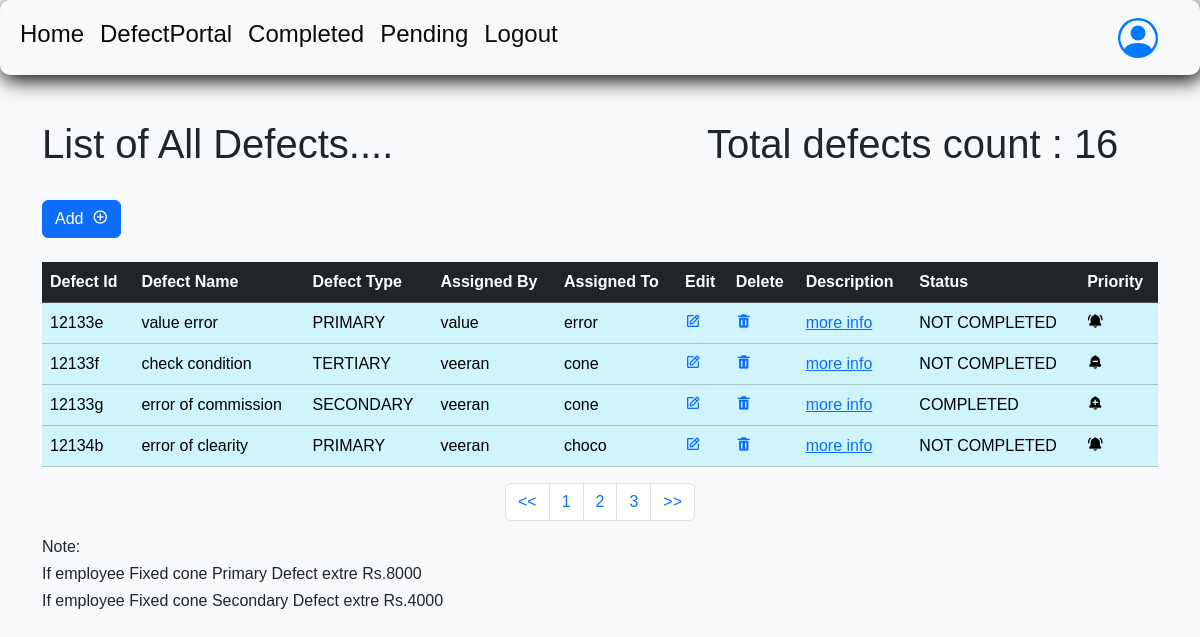
The page /defects/?pg=2 (signed in) on the database its author committed.
### DefectsPortal/models.py (models this page shows, shortened)
class Defect(models.Model):
    defect_id = models.CharField(max_length=100)
    defect_name = models.CharField(max_length=100)
    defect_type = models.CharField(max_length=100, choices=DEFECTS_TYPES, default='PRIMARY')
    assigned_by = models.CharField(max_length=100)
    assigned_to = models.CharField(max_length=100)
    description = models.TextField()
    defect_status = models.CharField(max_length=100, choices=DEFECTS_STATUS, default='NOT COMPLETED')
    priority = models.CharField(max_length=100, choices=DEFECTS_PRIORITY, default='HIGH')

### DefectsPortal/views.py (the view)
# urls.py: path('', views.defect, name='defect'),
@login_required(login_url='login')
def defect(request):
    defects = Defect.objects.all()
    total_defects = len(defects)
    paginator = Paginator(defects, 4)
    page = request.GET.get('pg')
    defects = paginator.get_page(page)
    contexts = {
        'defects': defects,
        'total_defects': total_defects
    }
    return render(request, 'defects/defect.html', {'contexts': contexts})

### templates/defects/defect.html (shortened to what this page needs)
<!DOCTYPE html>
<html lang="en">
<head>
    <link href='https://unpkg.com/boxicons@2.1.4/css/boxicons.min.css' rel='stylesheet'>
    <link href="https://cdn.jsdelivr.net/npm/bootstrap@5.3.3/dist/css/bootstrap.min.css" rel="stylesheet">
</head>
<body>
    <nav class="navbar navbar-expand-lg navbar-custom fixed-top" style="height: 75px;">
        <div class="container-fluid">
            <div class="collapse navbar-collapse" id="navbarSupportedContent">
                <ul class="navbar-nav me-auto mb-2 mb-lg-2">
                    <li class="nav-item"><a class="nav-link" aria-current="page" href="{% url 'home' %}">Home</a>
                    </li>
                    <li class="nav-item"><a class="nav-link" href="{% url 'defect' %}">DefectPortal</a></li>
                    <li class="nav-item">
                        <a class="nav-link" href="#">Completed</a>
                    </li>
                    <li class="nav-item">
                        <a class="nav-link" href="#">Pending</a>
                    </li>
                    <li class="nav-item">
                        <a class="nav-link" href="{% url 'logout' %}">Logout</a>
                    </li>
                </ul>
                <form class="d-flex" role="search">
                    <a href="#"></a>
                </form>
            </div>
        </div>
    </nav>
    <div class="content">
    {% block contents %}
    <div class="container">
        <div class="jumbotron">
            <div class="row">
                <div class="col-md-7">
                    <h1>List of All Defects....</h1>
                </div>
                <div class="col-md-5">
                    <h1>Total defects count : {{ contexts.total_defects }}</h1>
                </div>
            </div>
            <br>
            <a class="btn btn-primary" href="{% url 'add' %}">Add &nbsp;<i class='bx bx-plus-circle'></i></a>
            <br><br>
            <table class="table">
                <thead class="table-dark">
                    <tr class="table table-dark table-striped-columns">
                        <th>Defect Id</th>
                        <th>Defect Name</th>
                        <th>Defect Type</th>
                        <th>Assigned By</th>
                        <th>Assigned To</th>
                        <th>Edit</th>
                        <th>Delete</th>
                        <th>Description</th>
                        <th>Status</th>
                        <th>Priority</th>
                    </tr>
                </thead>
                <tbody>
                  {% for i in contexts.defects%}
                    <tr class="table-info">
                        <td>{{i.defect_id}}</td>
                        <td>{{i.defect_name}}</td>
                        <td>{{i.defect_type}}</td>
                        <td>{{i.assigned_by}}</td>
                        <td>{{i.assigned_to}}</td>
                        <td><a href="{% url 'edit' id=i.id %}"><i class='bx bx-edit'></i></a></td>
                        <td><a href="{% url 'deletes' id=i.id %}"><i class='bx bxs-trash'></i></a></td>
                        <td><a href="{% url 'descr' id=i.id %}">more info</a></td>
                        <td>{{ i.defect_status }}</td>
                        {% if i.priority == 'HIGH' %}
                            <td><i class='bx bxs-bell-ring'></i></td>
                        {% elif i.priority == 'MEDIUM' %}
                            <td><i class='bx bxs-bell-plus'></i></td>
                        {% else %}
                            <td><i class='bx bxs-bell-minus' ></i></td>
                        {% endif %}
                    </tr>
                  {% endfor %}
                </tbody>
            </table>
            <nav aria-label="Page navigation example">
                <ul class="pagination justify-content-center">
                  <li class="page-item">
                    <a class="page-link" href="?pg=1"><<</a>
                  </li>
                  {% if contexts.defects.has_previous %}
                  <li class="page-item"><a class="page-link" href="?pg={{ contexts.defects.previous_page_number}}">{{ contexts.defects.previous_page_number }}</a></li>
                  {% endif %}
                  <li class="page-item"><a class="page-link" href="?pg={{ contexts.defects.number }}">{{ contexts.defects.number }}</a></li>
                  {% if contexts.defects.has_next %}
                  <li class="page-item"><a class="page-link" href="?pg={{ contexts.defects.next_page_number }}">{{ contexts.defects.next_page_number }}</a></li>
                    {% endif %}
                  <li class="page-item">
                    <a class="page-link" href="?pg={{ contexts.defects.paginator.num_pages }}">>></a>
                  </li>
                </ul>
              </nav>
            <h6>Note:</h6>
            <h6>If employee Fixed {{ request.user.username }} Primary Defect extre Rs.8000</h6>
            <h6>If employee Fixed {{ request.user.username }} Secondary Defect extre Rs.4000</h6>
        </div>
    </div>
    {% endblock contents %}
</div>
</body>
</html>

### templates/defects/defect.html (style rules this page uses)
.bi-person-circle { width: 40px; height: 40px; fill: #007bff; margin-right: 30px; }
body { font-family: Arial, sans-serif; background-color: #f8f9fa; margin: 0; padding: 0; }
.navbar-nav .nav-link { color: #030202; font-size: 1.5rem; }
.content { margin-top: 100px; }
.navbar-custom { background-color: transparent; backdrop-filter: blur(10px); box-shadow: 2px 5px 20px black; border-radius: 10px; }
.navbar-custom .nav-link { color: #0b0a0a; }
.container { margin-top: 120px; }

### rows shown on the page
Defect: defect_id "12133e", defect_name "value error", defect_type "PRIMARY", assigned_by "value", assigned_to "error", defect_status "NOT COMPLETED", priority "HIGH" (drawn)
Defect: defect_id "12133f", defect_name "check condition", defect_type "TERTIARY", assigned_by "veeran", assigned_to "cone", defect_status "NOT COMPLETED", priority "LOW" (drawn)
Defect: defect_id "12133g", defect_name "error of commission", defect_type "SECONDARY", assigned_by "veeran", assigned_to "cone", defect_status "COMPLETED", priority "MEDIUM" (drawn)
Defect: defect_id "12134b", defect_name "error of clearity", defect_type "PRIMARY", assigned_by "veeran", assigned_to "choco", defect_status "NOT COMPLETED", priority "HIGH" (drawn)

### other values the page prints
{{ contexts.total_defects }} "16"
{{ contexts.defects.previous_page_number }} "1"
{{ contexts.defects.number }} "2"
{{ contexts.defects.next_page_number }} "3"
{{ request.user.username }} "cone"
